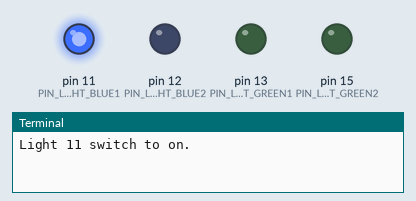
The program below on a simulated Raspberry Pi (header pin numbers). On the bench: output pins drawn as LEDs (lit = HIGH), the last lines printed to the terminal.

Above: at 0.05 s.
At 0.35 s:
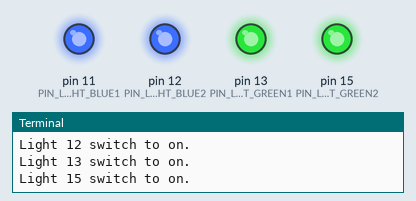
At 0.75 s:
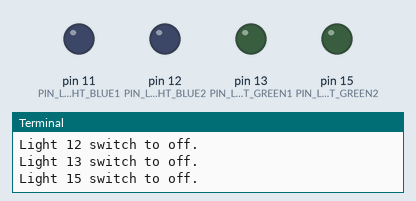
At 1.45 s:
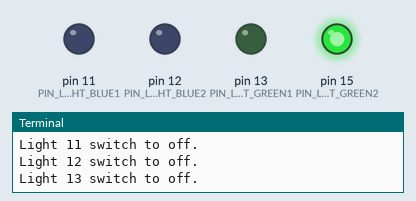
At 2.15 s:
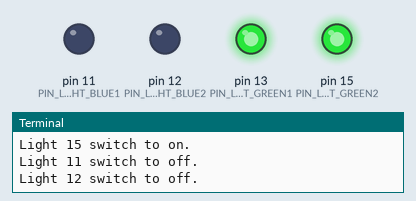
At 2.85 s:
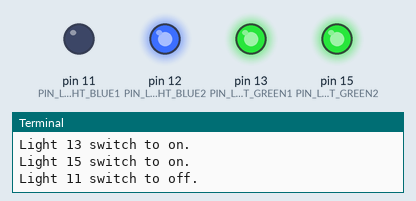
Timing chart, 0 to 3.1 s (numbered marks = the images above):
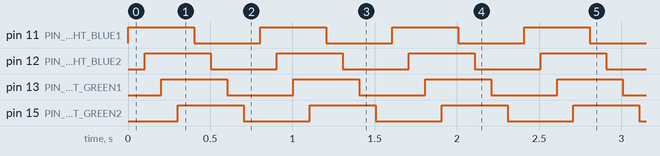

The program:

light-up-my-first-LED.py
```python
import RPi.GPIO as GPIO
import time

# define LED PIN
PIN_LIGHT_BLUE1 = 11
PIN_LIGHT_BLUE2 = 12
PIN_LIGHT_GREEN1 = 13
PIN_LIGHT_GREEN2 = 15

LED_STATUS_OFF = 0
LED_STATUS_ON = 1

TIME_INTERVAL = 0.1

MAX_CYCLE_TIMES = 100

LIGHT_LIST = [PIN_LIGHT_BLUE1, PIN_LIGHT_BLUE2, PIN_LIGHT_GREEN1, PIN_LIGHT_GREEN2]

# init
def init():
    GPIO.setmode(GPIO.BOARD)
    GPIO.setup(PIN_LIGHT_BLUE1, GPIO.OUT)
    GPIO.setup(PIN_LIGHT_BLUE2, GPIO.OUT)
    GPIO.setup(PIN_LIGHT_GREEN1, GPIO.OUT)
    GPIO.setup(PIN_LIGHT_GREEN2, GPIO.OUT)


def destroy():
    print('Light Over!')
    GPIO.cleanup()


def switchLight(light, status):
    if not light in LIGHT_LIST:
        return
    if status == LED_STATUS_OFF:
        print("Light " + str(light) + " switch to off.")
        GPIO.output(light, GPIO.LOW)
    elif status == LED_STATUS_ON:
        print("Light " + str(light) + " switch to on.")
        GPIO.output(light, GPIO.HIGH)

def paomadeng():
    try:
        i = 0
        while True:
            if i > MAX_CYCLE_TIMES:
                break
            for light in LIGHT_LIST:
                switchLight(light, LED_STATUS_ON)
                time.sleep(TIME_INTERVAL)
            for light in LIGHT_LIST:
                switchLight(light, LED_STATUS_OFF)
                time.sleep(TIME_INTERVAL)
            i += 1
    finally:
        destroy()

def test():
    try:
        i = 0
        while True:
            if i > 10:
                break
            GPIO.output(PIN_LIGHT_GREEN2, True)
            time.sleep(TIME_INTERVAL)
            GPIO.output(PIN_LIGHT_GREEN2, False)
            time.sleep(TIME_INTERVAL)
            i += 1
    finally:
        GPIO.cleanup()

# main
init()
#test()
paomadeng()
```

Measured:
- by itself, pin 11 (PIN_LIGHT_BLUE1), pin 12 (PIN_LIGHT_BLUE2), pin 13 (PIN_LIGHT_GREEN1), pin 15 (PIN_LIGHT_GREEN2): alternates HIGH for 0.40 s and LOW for 0.40 s
- by itself, everything shown: repeats every 0.80 s, in 8 steps
